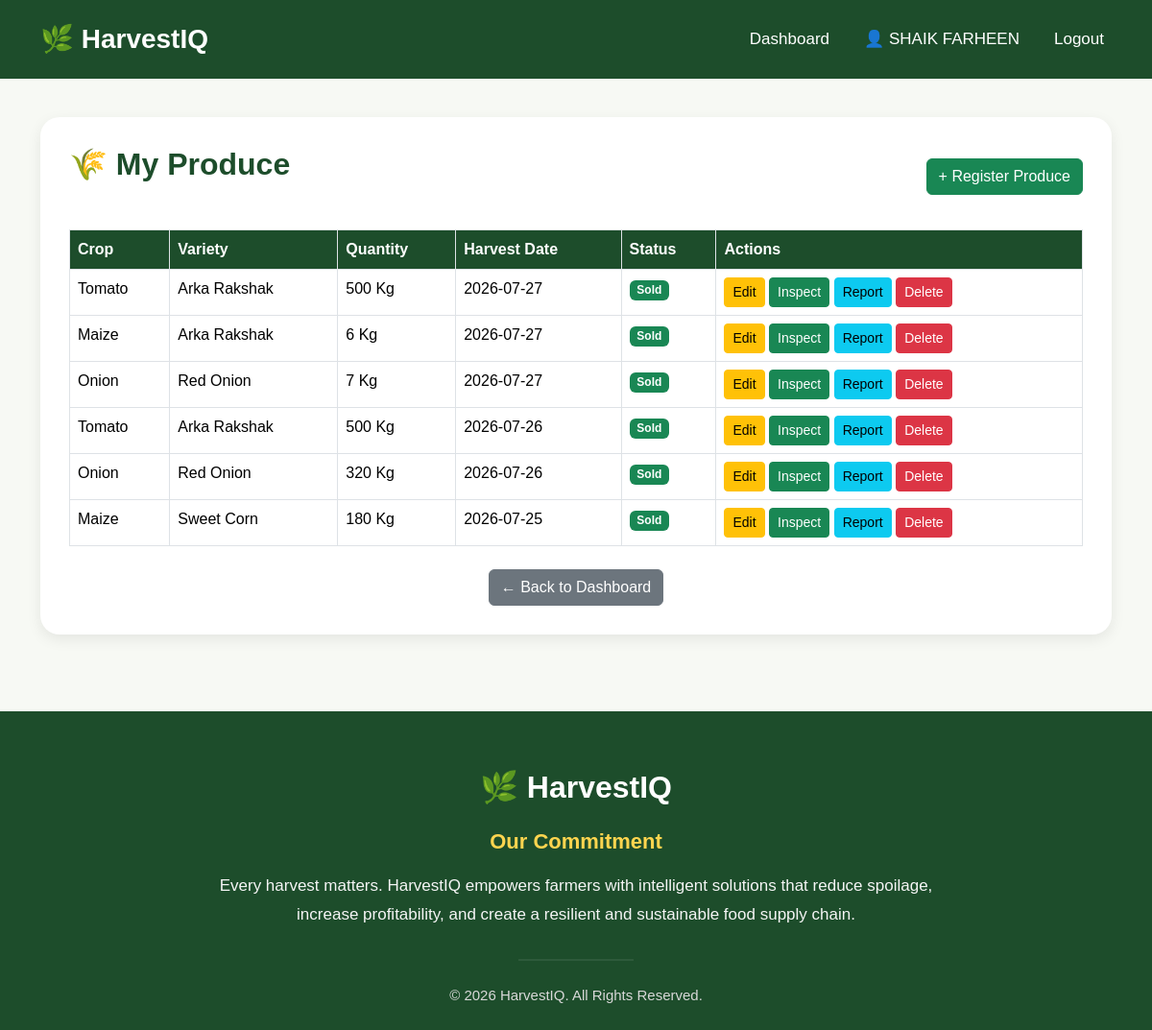
/my_produce (signed in), run on the app's committed database.
### app.py (models this page shows)
class User(db.Model):
    __tablename__ = "users"
    id = db.Column(db.Integer, primary_key=True)
    full_name = db.Column(db.String(100), nullable=False)
    email = db.Column(db.String(120), unique=True, nullable=False)
    password_hash = db.Column(db.String(255), nullable=False)
    phone = db.Column(db.String(15))
    role = db.Column(db.String(20), nullable=False)
    created_at = db.Column(db.DateTime, default=datetime.utcnow)
    farmer = db.relationship(
        "Farmer",
        back_populates="user",
        uselist=False
    )
    buyer = db.relationship(
        "Buyer",
        back_populates="user",
        uselist=False
    )
    logistics = db.relationship(
        "LogisticsProvider",
        back_populates="user",
        uselist=False
    )

class ProduceBatch(db.Model):
    __tablename__ = "produce_batches"
    id = db.Column(db.Integer, primary_key=True)
    farmer_id = db.Column(
        db.Integer,
        db.ForeignKey("farmers.id"),
        nullable=False
    )
    crop_name = db.Column(db.String(50))
    variety = db.Column(db.String(50))
    quantity = db.Column(db.Integer)
    unit = db.Column(db.String(20))
    harvest_date = db.Column(db.Date)
    farm_location = db.Column(db.String(200))
    status = db.Column(
        db.String(30),
        default="Registered"
    )
    farmer = db.relationship(
        "Farmer",
        back_populates="produce_batches"
    )
    quality = db.relationship(
        "QualityInspection",
        back_populates="batch",
        uselist=False,
        lazy=True
    )
    shelf_life = db.relationship(
        "ShelfLifePrediction",
        back_populates="batch",
        uselist=False,
        lazy=True
    )
    storage = db.relationship(
        "StorageRecord",
        back_populates="batch",
        lazy=True
    )
    deliveries = db.relationship(
        "Delivery",
        back_populates="batch",
        lazy=True
    )
    recommendation = db.relationship(
        "Recommendation",
        back_populates="batch",
        uselist=False,
        lazy=True
    )
    sale = db.relationship(
        "Sale",
        back_populates="batch",
        uselist=False,
        lazy=True
    )

### app.py (the view)
@app.route("/my_produce")
def my_produce():
    if "user_id" not in session:
        flash("Please login first.", "warning")
        return redirect(url_for("login"))
    user = User.query.get(session["user_id"])
    farmer = Farmer.query.filter_by(user_id=user.id).first()
    batches = ProduceBatch.query.filter_by(
        farmer_id=farmer.id
    ).order_by(
        ProduceBatch.harvest_date.desc()
    ).all()
    return render_template(
        "my_produce.html",
        batches=batches
    )

### templates/my_produce.html (shortened to what this page needs)
{% extends "base.html" %}
{% block content %}
<div class="container">
    <div class="produce-box">
        <div class="d-flex justify-content-between align-items-center mb-4">
            <h2>🌾 My Produce</h2>
            <a href="{{ url_for('register_produce') }}" class="btn btn-success">
                + Register Produce
            </a>
        </div>
        <table class="table table-bordered table-hover">
            <thead>
                <tr>
                    <th>Crop</th>
                    <th>Variety</th>
                    <th>Quantity</th>
                    <th>Harvest Date</th>
                    <th>Status</th>
                    <th>Actions</th>
                </tr>
            </thead>
            <tbody>
                {% for batch in batches %}
                <tr>
                    <td>{{ batch.crop_name }}</td>
                    <td>{{ batch.variety }}</td>
                    <td>{{ batch.quantity }} {{ batch.unit }}</td>
                    <td>{{ batch.harvest_date }}</td>
                    <td>
                        <span class="badge bg-success">
                            {{ batch.status }}
                        </span>
                    </td>
                    <td>
                        <a href="{{ url_for('edit_produce', batch_id=batch.id) }}" class="btn btn-warning btn-sm">
                            Edit
                        </a>
                        <a href="{{ url_for('quality_inspection', batch_id=batch.id) }}" class="btn btn-success btn-sm">
                            Inspect
                        </a>
                        <a href="{{ url_for('inspection_result', batch_id=batch.id) }}" class="btn btn-info btn-sm">
                            Report
                        </a>
                        <a href="{{ url_for('delete_produce', batch_id=batch.id) }}" class="btn btn-danger btn-sm"
                            onclick="return confirm('Delete this produce?')">
                            Delete
                        </a>
                    </td>
                </tr>
                {% endfor %}
            </tbody>
        </table>
        <div class="text-center mt-4">
            <a href="{{ url_for('farmer_dashboard') }}" class="btn btn-secondary">
                ← Back to Dashboard
            </a>
        </div>
    </div>
</div>
{% endblock %}

### templates/base.html (shortened to what this page needs)
<!DOCTYPE html>
<html lang="en">
<head>
    <link href="https://cdn.jsdelivr.net/npm/bootstrap@5.3.7/dist/css/bootstrap.min.css" rel="stylesheet">
</head>
<body>
    <nav class="navbar navbar-expand-lg navbar-dark">
        <div class="container">
            <a class="navbar-brand" href="/">🌿 HarvestIQ</a>
            <div class="collapse navbar-collapse" id="menu">
                <ul class="navbar-nav ms-auto">
                    {% if "user_id" not in session %}
                    <li class="nav-item">
                        <a class="nav-link" href="{{ url_for('home') }}">Home</a>
                    </li>
                    {% if request.endpoint == "home" %}
                    <li class="nav-item">
                        <a class="nav-link" href="#features">Features</a>
                    </li>
                    {% endif %}
                    <li class="nav-item">
                        <a class="nav-link" href="{{ url_for('login') }}">Login</a>
                    </li>
                    <li class="nav-item">
                        <a class="nav-link" href="{{ url_for('register') }}">Register</a>
                    </li>
                    {% else %}
                    <li class="nav-item">
                        {% if session["role"] == "Farmer" %}
                        <a class="nav-link" href="{{ url_for('farmer_dashboard') }}">
                            Dashboard
                        </a>
                        {% elif session["role"] == "Buyer" %}
                        <a class="nav-link" href="{{ url_for('buyer_dashboard') }}">
                            Dashboard
                        </a>
                        {% elif session["role"] == "Logistics" %}
                        <a class="nav-link" href="{{ url_for('logistics_dashboard') }}">
                            Dashboard
                        </a>
                        {% elif session["role"] == "Admin" %}
                        <a class="nav-link" href="{{ url_for('admin_dashboard') }}">
                            Dashboard
                        </a>
                        {% endif %}
                    </li>
                    <li class="nav-item">
                        {% if session["role"] == "Farmer" %}
                        <a class="nav-link" href="{{ url_for('profile') }}">
                            👤 {{ session["name"] }}
                        </a>
                        {% elif session["role"] == "Buyer" %}
                        <a class="nav-link" href="{{ url_for('buyer_profile') }}">
                            👤 {{ session["name"] }}
                        </a>
                        {% elif session["role"] == "Logistics" %}
                        <a class="nav-link" href="{{ url_for('logistics_profile') }}">
                            👤 {{ session["name"] }}
                        </a>
                        {% endif %}
                    </li>
                    <li class="nav-item">
                        <a class="nav-link" href="{{ url_for('logout') }}">
                            Logout
                        </a>
                    </li>
                    {% endif %}
                </ul>
            </div>
        </div>
    </nav>
    {% block content %}
    {% endblock %}
    <footer>
        <div class="container">
            <div class="footer-content">
                <h3>🌿 HarvestIQ</h3>
                <p class="commitment-title">
                    Our Commitment
                </p>
                <p class="commitment-text">
                    Every harvest matters. HarvestIQ empowers farmers with intelligent
                    solutions that reduce spoilage, increase profitability, and create
                    a resilient and sustainable food supply chain.
                </p>
                <hr>
                <p class="copyright">
                    © 2026 HarvestIQ. All Rights Reserved.
                </p>
            </div>
        </div>
    </footer>
</body>
</html>

### templates/base.html (style rules this page uses)
* { margin: 0; padding: 0; box-sizing: border-box; font-family: Arial, Helvetica, sans-serif; }
body { background: #f7f9f4; color: #333; }
html { scroll-behavior: smooth; }
.navbar { background: #1d4d2b; padding: 15px 0; }
.navbar-brand { color: white !important; font-size: 28px; font-weight: bold; }
.nav-link { color: white !important; margin-left: 20px; font-size: 17px; }
footer { background: #1d4d2b; color: white; padding: 60px 0 25px; margin-top: 80px; }
.footer-content { max-width: 750px; margin: auto; text-align: center; }
.footer-content h3 { font-size: 32px; font-weight: bold; margin-bottom: 20px; }
.commitment-title { font-size: 22px; font-weight: 600; color: #FFD54F; margin-bottom: 15px; }
.commitment-text { font-size: 17px; line-height: 1.8; color: #f5f5f5; margin-bottom: 30px; }
footer hr { width: 120px; margin: 25px auto; border: 1px solid rgba(255, 255, 255, .3); }
.copyright { font-size: 15px; color: #d8d8d8; margin: 0; }

### templates/my_produce.html (style rules this page uses)
.produce-box { background: white; border-radius: 20px; padding: 30px; margin-top: 40px; box-shadow: 0 5px 15px rgba(0, 0, 0, .08); }
.produce-box h2 { color: #1d4d2b; font-weight: bold; margin-bottom: 25px; }
.table th { background: #1d4d2b; color: white; }

### data on the page
User: name "SHAIK FARHEEN"
ProduceBatch: crop_name "Tomato", variety "Arka Rakshak", quantity "500", unit "Kg", harvest_date "2026-07-27", status "Sold"
ProduceBatch: crop_name "Maize", variety "Arka Rakshak", quantity "6", unit "Kg", harvest_date "2026-07-27", status "Sold"
ProduceBatch: crop_name "Onion", variety "Red Onion", quantity "7", unit "Kg", harvest_date "2026-07-27", status "Sold"
ProduceBatch: crop_name "Tomato", variety "Arka Rakshak", quantity "500", unit "Kg", harvest_date "2026-07-26", status "Sold"
ProduceBatch: crop_name "Onion", variety "Red Onion", quantity "320", unit "Kg", harvest_date "2026-07-26", status "Sold"
ProduceBatch: crop_name "Maize", variety "Sweet Corn", quantity "180", unit "Kg", harvest_date "2026-07-25", status "Sold"
